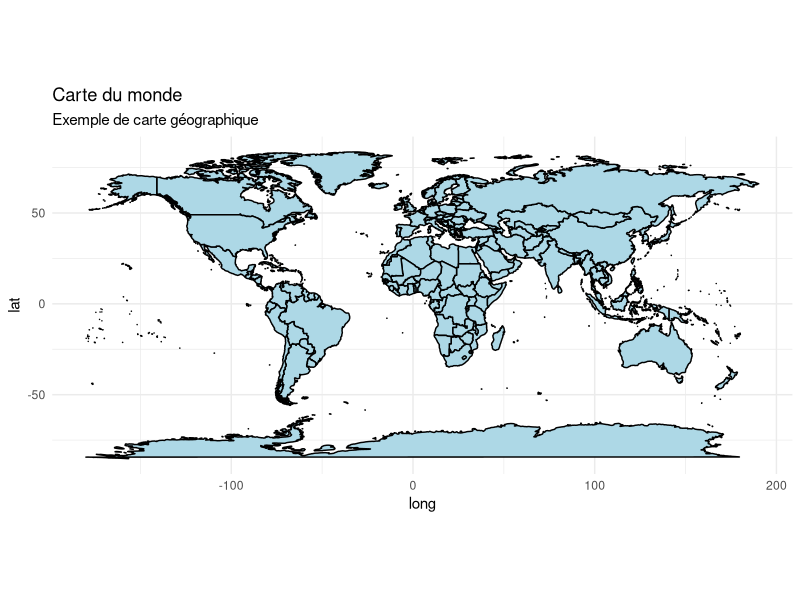

This chart was generated by the following R code:

library(ggplot2)
library(maps)
map <- map_data('world')
p <- ggplot() +
  geom_polygon(data = map, aes(x = long, y = lat, group = group), fill = 'lightblue', color = 'black') +
  coord_equal() +
  labs(title = 'Carte du monde', subtitle = 'Exemple de carte géographique') +
  theme_minimal()
ggsave('carte.png', plot = p)
